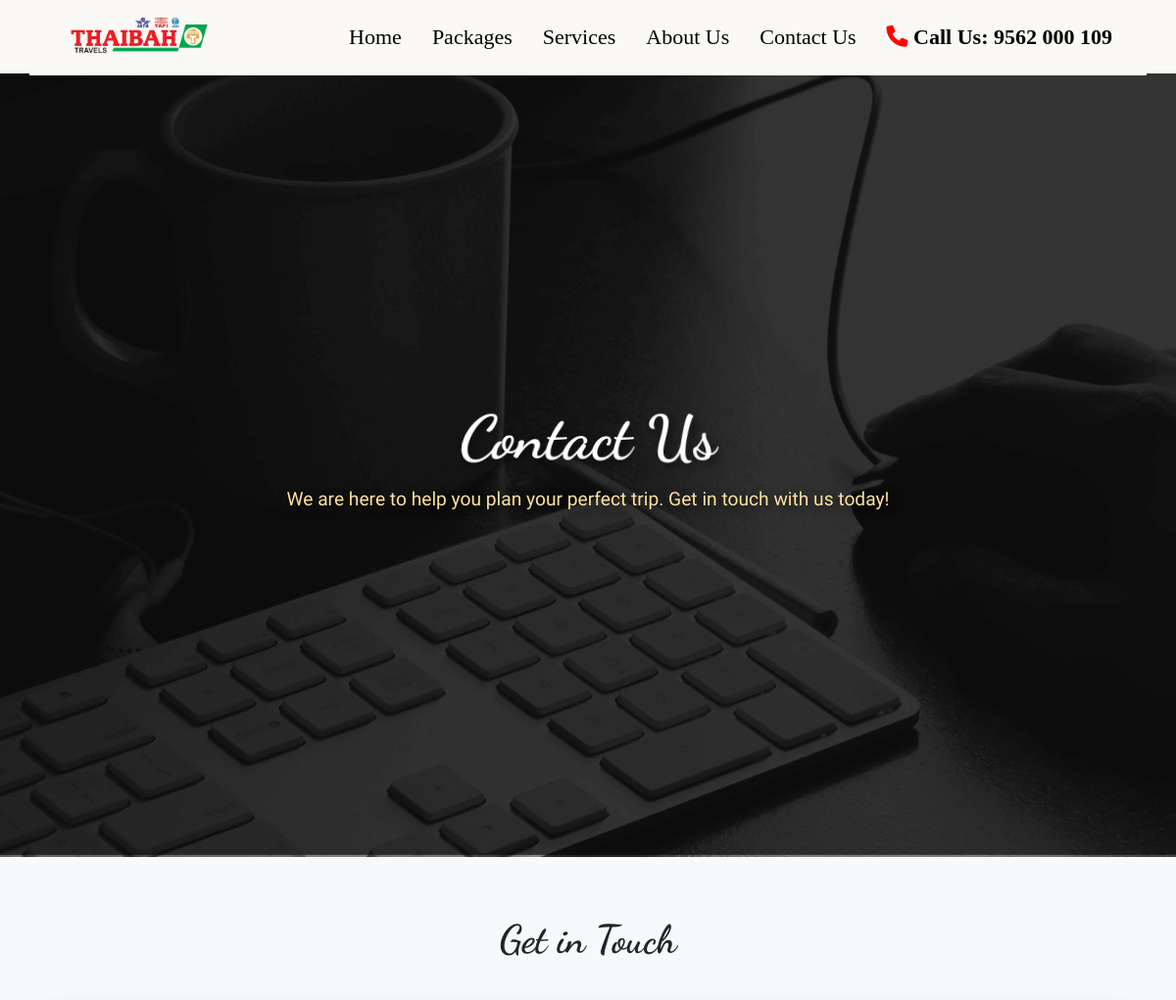
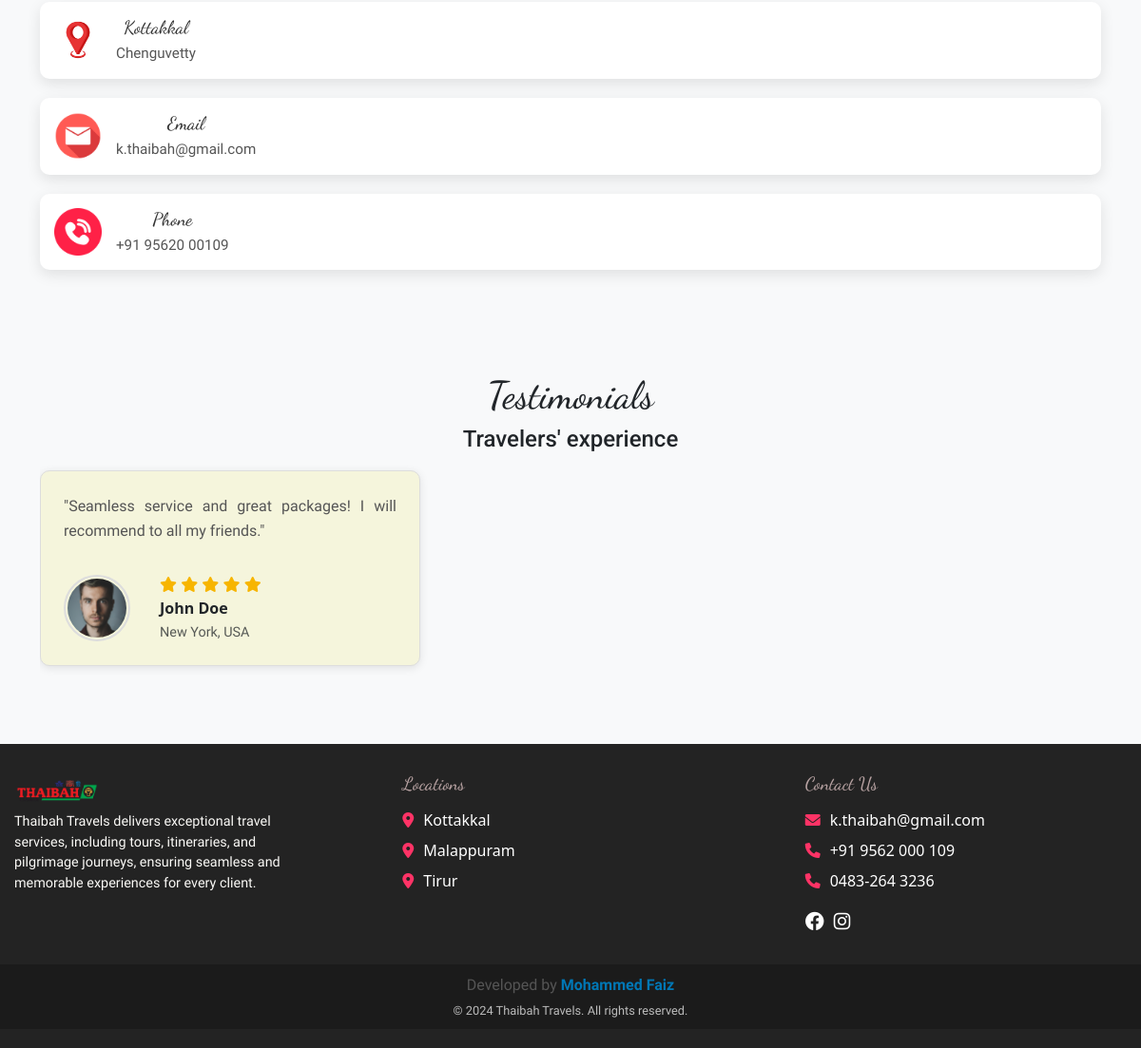
The app's page /contact with its own data (2 pictures, top to bottom).
### models.py (models this page shows, shortened)
class Testimonial(db.Model):
    __tablename__ = 'testimonials'
    id = db.Column(db.Integer, primary_key=True)
    testimonial_text = db.Column(db.Text, nullable=False)
    name = db.Column(db.String(100), nullable=False, index=True)  # Indexed for faster search
    location = db.Column(db.String(100), nullable=False, index=True)  # Indexed for faster search by location
    rating = db.Column(db.Integer, nullable=False)  # Indexed for faster sorting/search by rating
    image = db.Column(db.String(200), nullable=False)

### app.py (the view)
@app.route('/contact')
def contact():
    return render_template("contact.html")

### app.py (called while the page is built)
@app.context_processor
def inject_testimonials():
    try:
        testimonials = Testimonial.query.all()
        return {'testimonials': testimonials}
    except Exception as e:
        logging.error(f"Error fetching testimonials: {e}")
        return {'testimonials': []}

### templates/contact.html (shortened to what this page needs)
{% extends "base.html" %}
{% block extra_css %}
<link rel="stylesheet" href="{{ url_for('static', filename='css/contact.css') }}">
{% endblock %}
{% block content %}
<section class="contact-hero">
    <img src="{{ url_for('static', filename='images/contact.png') }}" alt="Contact Hero Image" class="hero-img">
    <div class="hero-content">
        <h1>Contact Us</h1>
        <p>We are here to help you plan your perfect trip. Get in touch with us today!</p>
    </div>
</section>
<section class="contact-details-section">
    <div class="container">
        <h2>Get in Touch</h2>
        <div class="contact-info">
            <div class="contact-column">
                <a href="https://maps.app.goo.gl/qtyX28GJG9cnaXNL7" target="_blank" class="contact-item" title="View location on maps">
                    <div class="icon">
                        <img src="{{ url_for('static', filename='images/location.png') }}" alt="Location Icon">
                    </div>
                    <div class="details">
                        <h3>Kottakkal</h3>
                        <p>Chenguvetty</p>
                    </div>
                </a>
                <div class="contact-item">
                    <div class="icon">
                        <img src="{{ url_for('static', filename='images/mail.png') }}" alt="Email Icon">
                    </div>
                    <div class="details">
                        <h3>Email</h3>
                        <p>k.thaibah@gmail.com</p>
                    </div>
                </div>
                <div class="contact-item">
                    <div class="icon">
                        <img src="{{ url_for('static', filename='images/phone.png') }}" alt="Phone Icon">
                    </div>
                    <div class="details">
                        <h3>Phone</h3>
                        <p>+91 95620 00109</p>
                    </div>
                </div>
            </div>
        </div>
    </div>
</section>
{% endblock %}

### templates/base.html (shortened to what this page needs)
<!DOCTYPE html>
<html lang="en">
<head>
    <link rel="stylesheet" href="/static/css/style.css">
    <link rel="stylesheet" href="/static/css/index.css">
    <link rel="stylesheet" href="https://cdn.jsdelivr.net/npm/bootstrap@5.3.0-alpha1/dist/css/bootstrap.min.css">
    <link rel="stylesheet" href="https://cdnjs.cloudflare.com/ajax/libs/font-awesome/6.0.0-beta3/css/all.min.css">
    {% block extra_css %}{% endblock %}
</head>
<body>
<nav class="navbar navbar-expand-lg">
    <div class="container">
        <img src="{{ url_for('static', filename='images/logo.png') }}" alt="Thaibah Travels Logo" class="navbar-brand navbar-logo img-fluid">
        <div class="collapse navbar-collapse" id="navbarNav">
            <ul class="navbar-nav ms-auto">
                <li class="nav-item"><a class="nav-link" href="/">Home</a></li>
                <li class="nav-item"><a class="nav-link" href="/packages">Packages</a></li>
                <li class="nav-item"><a class="nav-link" href="/services">Services</a></li>
                <li class="nav-item"><a class="nav-link" href="/about">About Us</a></li>
                <li class="nav-item"><a class="nav-link" href="/contact">Contact Us</a></li>
                <li class="nav-item call-us">
                    <a class="nav-link" href="tel:+911234567890">
                        <i class="fas fa-phone call-icon"></i> Call Us: 9562 000 109
                    </a>
                </li>
            </ul>
        </div>
    </div>
</nav>
<main>
    {% block content %}{% endblock %}
</main>
<section id="testimonials" class="bg-light py-5">
    <div class="container">
        <h1 class="text-center">Testimonials</h1>
        <h4 class="text-center">Travelers' experience</h4>
        <div class="testimonial-carousel d-flex overflow-auto">
            {% if testimonials %}
                {% for testimonial in testimonials %}
                <div class="testimonial-card p-4 mb-4 d-flex flex-column">
                    <div class="testimonial-content mb-3">
                        <p>"{{ testimonial.testimonial_text }}"</p>
                    </div>
                    <div class="testimonial-footer d-flex align-items-center">
                        <img src="{{ url_for('static', filename='images/' + testimonial.image) }}"
                             alt="{{ testimonial.name }}" class="testimonial-photo rounded-circle">
                        <div class="testimonial-info ms-3">
                            <div class="stars mb-1">
                                {% for i in range(testimonial.rating) %}
                                    <span class="fa fa-star"></span>
                                {% endfor %}
                            </div>
                            <h5 class="mb-1">{{ testimonial.name }}</h5>
                            <p class="mb-0 text-muted">{{ testimonial.location }}</p>
                        </div>
                    </div>
                </div>
                {% endfor %}
            {% else %}
                <div class="no-testimonials text-center p-4">
                    <p>No testimonials available yet</p>
                </div>
            {% endif %}
        </div>
    </div>
</section>
<footer class="footer">
    <div class="footer-container">
        <div class="footer-section">
            <img src="{{ url_for('static', filename='images/logo.png') }}" class="footer-logo img-fluid">
            <p class="footer-description">Thaibah Travels delivers exceptional travel services, including tours, itineraries, and pilgrimage journeys, ensuring seamless and memorable experiences for every client.</p>
        </div>
        <div class="footer-section footer-location">
            <h3>Locations</h3>
            <ul class="footer-list">
                <li><i class="fas fa-map-marker-alt"></i>
                    <a href="https://maps.app.goo.gl/qtyX28GJG9cnaXNL7" target="_blank">Kottakkal</a>
                </li>
                <li><i class="fas fa-map-marker-alt"></i>
                    <a href="https://maps.app.goo.gl/NBrRxHrgQBp8c6ai7" target="_blank">Malappuram</a>
                </li>
                <li><i class="fas fa-map-marker-alt"></i>
                    <a href="https://maps.app.goo.gl/dg2jWDBbwkX2G8bv9" target="_blank">Tirur</a>
                </li>
            </ul>
        </div>
        <div class="footer-section footer-contact">
            <h3>Contact Us</h3>
            <ul class="footer-list">
                <li><i class="fas fa-envelope"></i> k.thaibah@gmail.com</li>
                <li><i class="fas fa-phone call-icon"></i> +91 9562 000 109</li>
                <li><i class="fas fa-phone call-icon"></i> 0483-264 3236</li>
            </ul>
            <div class="footer-social">
                <a href="https://www.facebook.com/share/14hF8AVJQa/" class="social-icon"><i class="fab fa-facebook"></i></a>
                <a href="https://www.instagram.com/thaibah_travels/profilecard/?igsh=czc3ZW05bjMzOWk5" class="social-icon"><i class="fab fa-instagram"></i></a>
            </div>
        </div>
    </div>
    <div class="footer-bottom">
        <p class="author-credit">
            Developed by <a href="https://www.linkedin.com/in/mohammed-faiz-me/" target="_blank" class="author-link">Mohammed Faiz</a>
        </p>
        <p class="rights-reserved">© 2024 Thaibah Travels. All rights reserved.</p>
    </div>
</footer>
</body>
</html>

### static/css/style.css (style rules this page uses)
* { margin: 0; padding: 0; box-sizing: border-box; }
body { font-family: 'Arial', sans-serif; line-height: 1.6; }
html, body { height: 100%; overflow-x: hidden; }
.container { width: 80%; margin: 0 auto; }
.text-center { text-align: center; }
h1, h2, h3, h4 { font-weight: bold; }
h1, h2, h3, .explore-text { font-family: 'Dancing Script', cursive; }
h4, .service-highlights h4, .why-choose-us h4 { font-family: 'Roboto', sans-serif; font-weight: 500; }
p, .testimonial-description, .why-choose-us p { font-family: 'Alice', serif; }
p { font-size: 1rem; color: #555; }
nav { position: sticky !important; top: 0; z-index: 1000; width: 100%; background-color: #FAF9F6; padding: 10px 20px; }
.navbar { display: flex; justify-content: space-between; align-items: center; height: 75px; }
.navbar-logo { width: 200px; height: 200px; border-radius: 5%; margin-right: 15px; }
.navbar a { color: #000000; text-decoration: none; margin-right: 15px; }
.navbar .nav-link { font-size: 22px; font-family: 'Times New Roman', Times, serif; padding: 10px 15px; color: #000000; }
.navbar .call-us a { color: rgb(0, 0, 0); font-weight: bold; }
.call-icon { color: rgb(255, 0, 0); }
.navbar .container { background-color: #FAF9F6; }
.testimonial-carousel { display: flex; flex-wrap: nowrap; overflow-x: auto; gap: 15px; padding: 10px 0; }
.testimonial-card { flex: 0 0 auto; background-color: #f5f5dc; border: 1px solid #ddd; border-radius: 10px; box-shadow: 0 2px 10px rgba(0, 0, 0, 0.1); width: 400px; display: flex; flex-direction: column; justify-content: space-between; }
.testimonial-content p { font-size: 1rem; color: #555; line-height: 1.6; text-align: justify; }
.testimonial-footer { display: flex; align-items: center; }
.testimonial-photo { width: 70px; height: 70px; object-fit: cover; border: 2px solid #ddd; padding: 2px; margin-right: 15px; }
.testimonial-info { flex: 1; text-align: left; }
.testimonial-info .stars { color: #f7b500; font-size: 1rem; }
.testimonial-info h5 { font-size: 1rem; font-weight: bold; margin-bottom: 5px; }
.testimonial-info p { font-size: 0.9rem; color: #777; }
.footer { background-color: #232323; color: white; padding: 20px 0; }
.footer-container { max-width: 1200px; margin: 0 auto; display: flex; flex-wrap: wrap; justify-content: space-between; gap: 20px; }
.footer-section { flex: 1; min-width: 250px; margin: 10px 0; }
.footer-section p { font-size: 0.9rem; color: #FAF9F6; }
.footer-logo { width: 120px; height: 120px; border-radius: 5%; margin-right: 15px; }
.footer-description { padding-left: 15px; padding-right: 15px; }
.footer-location, .footer-contact { padding-left: 50px; }
.footer h3 { color: #b6a1a1; margin-bottom: 15px; font-size: 1.2rem; }
.footer-list { list-style: none; padding: 0; }
.footer-list li { margin-bottom: 8px; display: flex; align-items: center; }
.footer-list i { color: #ff3366; margin-right: 10px; }
.footer a { text-decoration: none; color: inherit; }
.footer-social { margin-top: 10px; display: flex; gap: 10px; }
.social-icon { font-size: 20px; color: inherit; }
.footer-bottom { text-align: center; padding: 10px 0; background-color: #1b1b1b; color: #fafafa; font-size: 0.9rem; margin-top: 20px; }
.author-credit { margin: 0; font-size: 1rem; }
.author-credit .author-link { color: #0077B5; font-weight: bold; text-decoration: none; }
.rights-reserved { margin: 5px 0 0; font-size: 0.8rem; color: #bbbbbb; }

### static/css/index.css (style rules this page uses)
:root { --primary-color: #007bff; --secondary-color: #00cc66; --text-color: #333; --background-light: #f4f4f4; --font-primary: 'Dancing Script', cursive; --font-secondary: 'Alice', serif; }
body { color: var(--text-color); }
.text-center { text-align: center; }
.hero-content h1 { font-family: 'Dancing Script', sans-serif; color: #fff; text-shadow: 4px 4px 10px rgba(0, 0, 0, 0.6); font-size: 8rem; font-weight: bold; margin-bottom: 2rem; transform: perspective(300px) rotateX(15deg); line-height: 1.2; }

### records on screen
Testimonial: testimonial_text "Seamless service and great packages! I will recommend to all my friends.", image (picture), rating 5 (drawn), name "John Doe", location "New York, USA"
